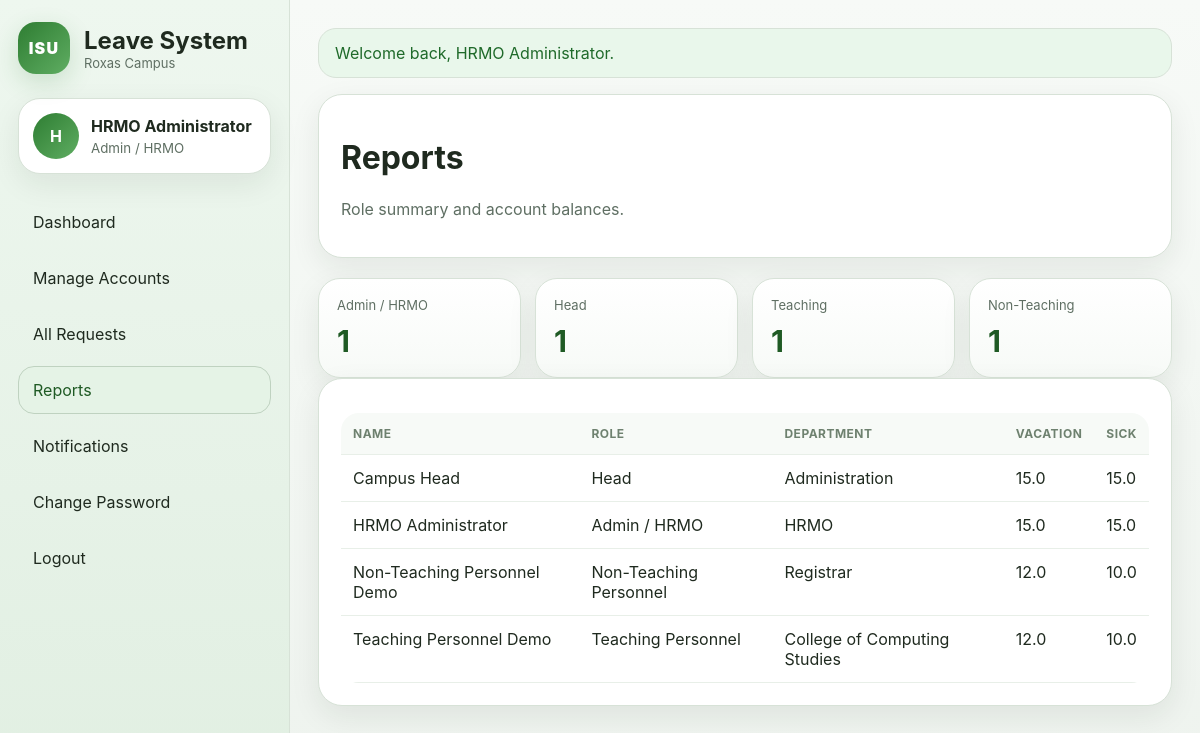
/reports.php (signed in), run on the app's committed database.
### tables this page shows
CREATE TABLE users (
    id INT AUTO_INCREMENT PRIMARY KEY,
    employee_no VARCHAR(50) NULL,
    fullname VARCHAR(150) NOT NULL,
    email VARCHAR(150) NOT NULL UNIQUE,
    password VARCHAR(255) NOT NULL,
    role ENUM('admin','head','teaching','non_teaching') NOT NULL,
    department VARCHAR(150) NOT NULL,
    position VARCHAR(150) NULL,
    vacation_leave DECIMAL(10,1) NOT NULL DEFAULT 15.0,
    sick_leave DECIMAL(10,1) NOT NULL DEFAULT 15.0,
    created_at TIMESTAMP DEFAULT CURRENT_TIMESTAMP
);

### config.php (called while the page is built, shortened)
<?php
function e($value) {
    return htmlspecialchars((string)$value, ENT_QUOTES, 'UTF-8');
}
function flash($key, $message = null) {
    if (isset($_SESSION['_flash'][$key])) {
        $msg = $_SESSION['_flash'][$key];
        return $msg;
    }
    return null;
}
?>

### functions.php (called while the page is built, shortened)
<?php
require_once __DIR__ . '/config.php';
function roleLabel(string $role): string {
    switch ($role) {
        case 'admin': return 'Admin / HRMO';
        case 'head': return 'Head';
        case 'teaching': return 'Teaching Personnel';
        case 'non_teaching': return 'Non-Teaching Personnel';
    }
}

### auth.php (called while the page is built, shortened)
<?php
require_once __DIR__ . '/config.php';
function dashboardForRole(string $role): string {
    switch ($role) {
        case 'admin': return 'admin_dashboard.php';
    }
}
?>

### reports.php (the view, shortened to what this page needs)
<?php
require_once __DIR__ . '/auth.php';
$counts = [
    'admins' => (int)$db->query("SELECT COUNT(*) FROM users WHERE role='admin'")->fetchColumn(),
    'heads' => (int)$db->query("SELECT COUNT(*) FROM users WHERE role='head'")->fetchColumn(),
    'teaching' => (int)$db->query("SELECT COUNT(*) FROM users WHERE role='teaching'")->fetchColumn(),
    'non_teaching' => (int)$db->query("SELECT COUNT(*) FROM users WHERE role='non_teaching'")->fetchColumn(),
];
$rows = $db->query("
    SELECT fullname, role, department, vacation_leave, sick_leave
    FROM users
    ORDER BY fullname
")->fetchAll();
include 'layout_top.php';
?>
<div class="card">
    <div class="hero-head">
        <div>
            <h1>Reports</h1>
            <p>Role summary and account balances.</p>
        </div>
    </div>
</div>
<div class="stats">
    <div class="stat"><span>Admin / HRMO</span><strong><?= $counts['admins'] ?></strong></div>
    <div class="stat"><span>Head</span><strong><?= $counts['heads'] ?></strong></div>
    <div class="stat"><span>Teaching</span><strong><?= $counts['teaching'] ?></strong></div>
    <div class="stat"><span>Non-Teaching</span><strong><?= $counts['non_teaching'] ?></strong></div>
</div>
<div class="card">
    <table>
        <tr>
            <th>Name</th>
            <th>Role</th>
            <th>Department</th>
            <th>Vacation</th>
            <th>Sick</th>
        </tr>
        <?php foreach ($rows as $r): ?>
        <tr>
            <td><?= e($r['fullname']) ?></td>
            <td><?= e(roleLabel($r['role'])) ?></td>
            <td><?= e($r['department']) ?></td>
            <td><?= e($r['vacation_leave']) ?></td>
            <td><?= e($r['sick_leave']) ?></td>
        </tr>
        <?php endforeach; ?>
    </table>
</div>
<?php include 'layout_bottom.php'; ?>

### layout_top.php (shortened to what this page needs)
<?php
require_once __DIR__ . '/config.php';
require_once __DIR__ . '/auth.php';
require_once __DIR__ . '/functions.php';
$user = $_SESSION['user'] ?? null;
$currentPage = basename($_SERVER['PHP_SELF'] ?? '');
function navActive(string $page, string $currentPage): string { return $page === $currentPage ? 'active' : ''; }
?>
<!DOCTYPE html>
<html lang="en">
<head>
    <link rel="stylesheet" href="style.css">
</head>
<body>
<div class="shell">
    <?php if ($user): ?>
    <aside class="sidebar">
        <div class="brand">
            <div class="logo">ISU</div>
            <div>
                <h2>Leave System</h2>
                <p>Roxas Campus</p>
            </div>
        </div>
        <div class="profile">
            <div class="avatar"><?= strtoupper(substr($user['fullname'], 0, 1)) ?></div>
            <div>
                <strong><?= e($user['fullname']) ?></strong>
                <small><?= e(roleLabel($user['role'])) ?></small>
            </div>
        </div>
        <nav class="menu">
            <a class="<?= navActive(dashboardForRole($user['role']), $currentPage) ?>" href="<?= e(dashboardForRole($user['role'])) ?>">Dashboard</a>
            <?php if ($user['role'] === 'admin'): ?>
                <a class="<?= navActive('manage_users.php', $currentPage) ?>" href="manage_users.php">Manage Accounts</a>
                <a class="<?= navActive('leave_requests.php', $currentPage) ?>" href="leave_requests.php">All Requests</a>
                <a class="<?= navActive('reports.php', $currentPage) ?>" href="reports.php">Reports</a>
            <?php endif; ?>
            <a class="<?= navActive('notifications.php', $currentPage) ?>" href="notifications.php">Notifications</a>
            <a class="<?= navActive('change_password.php', $currentPage) ?>" href="change_password.php">Change Password</a>
            <a href="logout.php">Logout</a>
        </nav>
    </aside>
    <?php endif; ?>
    <main class="content <?= $user ? '' : 'auth-page' ?>">
        <?php if ($msg = flash('success')): ?>
            <div class="alert success"><?= e($msg) ?></div>
        <?php endif; ?>

### style.css (style rules this page uses)
:root { --bg:#eef3ee; --bg-soft:#f7faf7; --panel:#ffffff; --panel-2:#f2f6f2; --line:#d7e2d7; --text:#1f2a1f; --muted:#5f6f63; --primary:#2e7d32; --primary-dark:#1f5a24; --primary-soft:#e5f3e6; --success:#2e7d32; --danger:#c0392b; --warning:#d68b00; --shadow:0 10px 30px rgba(31,42,31,.08); }
* { box-sizing:border-box }
html { scroll-behavior:smooth }
body { margin:0;font-family:Inter,Segoe UI,Arial,sans-serif;color:var(--text);background:linear-gradient(180deg,var(--bg-soft),var(--bg)); }
a { text-decoration:none;color:var(--primary-dark) }
.shell { display:flex;min-height:100vh }
.sidebar { width:290px;padding:22px 18px;border-right:1px solid var(--line);background:linear-gradient(180deg,#eef7ef,#e1efe2);position:sticky;top:0;height:100vh }
.brand { display:flex;align-items:center;gap:14px;margin-bottom:24px }
.logo { width:52px;height:52px;border-radius:18px;background:linear-gradient(135deg,var(--primary),#5fad62);display:grid;place-items:center;font-weight:900;letter-spacing:.08em;color:#fff;box-shadow:0 8px 24px rgba(46,125,50,.18) }
.brand h2,.brand p { margin:0 }
.brand p { font-size:13px;color:var(--muted) }
.profile,.card,.login-card,.hero-pane,.note-box,.stat,.print-sheet,.mini-card { background:var(--panel);border:1px solid var(--line);box-shadow:var(--shadow) }
.profile { display:flex;align-items:center;gap:12px;padding:14px;border-radius:22px;margin-bottom:24px }
.avatar { width:46px;height:46px;border-radius:50%;display:grid;place-items:center;font-weight:700;background:linear-gradient(135deg,var(--primary),#5fad62);color:#fff }
.profile small { display:block;color:var(--muted);margin-top:4px }
.menu { display:grid;gap:8px }
.menu a { padding:13px 14px;border-radius:16px;color:var(--text);border:1px solid transparent;transition:all .2s ease }
.menu a:hover,.menu a.active { transform:translateX(4px);background:var(--primary-soft);border-color:#bfd2c0;text-decoration:none;color:var(--primary-dark) }
.content { flex:1;padding:28px }
.card,.print-sheet,.mini-card { padding:22px;border-radius:24px;margin-bottom:20px }
.hero-head { display:flex;justify-content:space-between;align-items:flex-start;gap:18px }
.hero-head p,.muted { color:var(--muted) }
.stats { display:grid;grid-template-columns:repeat(auto-fit,minmax(180px,1fr));gap:14px;margin-top:20px }
.stat { padding:18px;border-radius:22px;transition:transform .25s ease,border-color .25s ease;background:linear-gradient(180deg,#fff,#f7faf7) }
.stat span { display:block;color:var(--muted);font-size:13px }
.stat strong { display:block;margin-top:10px;font-size:30px;color:var(--primary-dark) }
.alert { padding:14px 16px;border-radius:18px;border:1px solid var(--line);margin-bottom:16px }
.alert.success { background:#e9f7eb;color:#1f6a2a }
table { width:100%;border-collapse:collapse;margin-top:12px;background:#fff;border-radius:18px;overflow:hidden }
th,td { padding:13px 12px;border-bottom:1px solid #e8efe8;text-align:left;vertical-align:top }
th { font-size:12px;letter-spacing:.04em;text-transform:uppercase;color:#6e816f;background:#f7faf7 }

### data on the page
users: fullname "H", fullname "HRMO Administrator", role "Admin / HRMO", department "HRMO", vacation_leave "15.0", sick_leave "15.0"
users: fullname "Campus Head", role "Head", department "Administration", vacation_leave "15.0", sick_leave "15.0"
users: fullname "Non-Teaching Personnel Demo", role "Non-Teaching Personnel", department "Registrar", vacation_leave "12.0", sick_leave "10.0"
users: fullname "Teaching Personnel Demo", role "Teaching Personnel", department "College of Computing Studies", vacation_leave "12.0", sick_leave "10.0"

### other printed values
$msg "Welcome back, HRMO Administrator."
$counts['admins'] "1"
$counts['heads'] "1"
$counts['teaching'] "1"
$counts['non_teaching'] "1"
